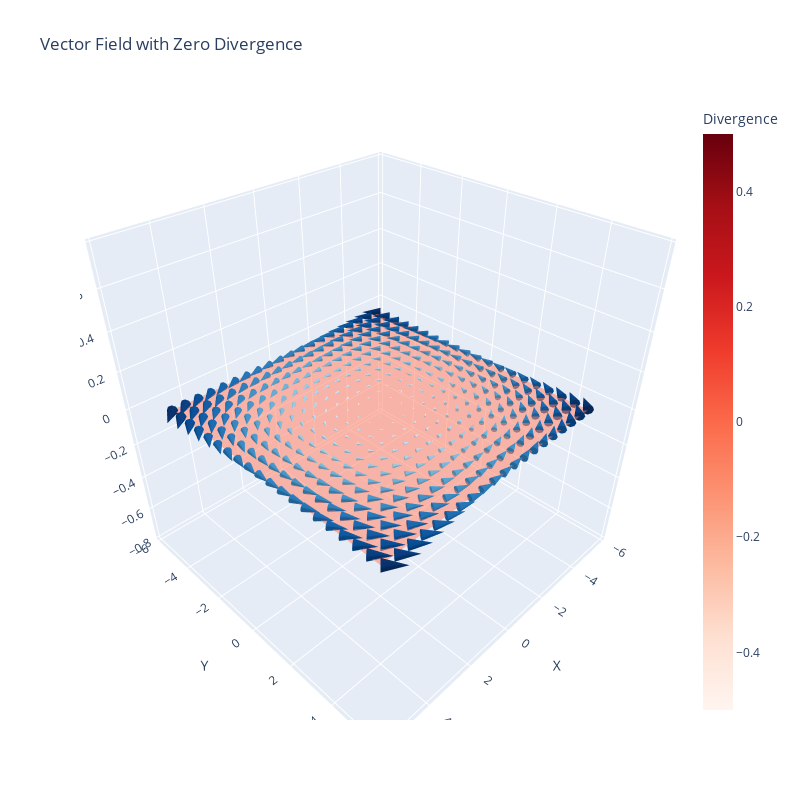

Notebook cell for this chart:
### Code cell
# Create quiver plot for the vector field
fig = go.Figure()

fig.add_trace(go.Cone(
    x=X.flatten(),
    y=Y.flatten(),
    z=np.zeros_like(X).flatten(),
    u=P.flatten(),
    v=Q.flatten(),
    w=np.zeros_like(X).flatten(),
    colorscale='Blues',
    sizemode='absolute',
    sizeref=10,
    showscale=False,
    anchor='tail',
    name='Vector Field'
))

# Create contour plot for divergence
# Since divergence is zero, we'll plot it as a flat surface at z=0
fig.add_trace(go.Surface(
    x=X,
    y=Y,
    z=div_F,
    colorscale='Reds',
    opacity=0.5,
    showscale=True,
    colorbar=dict(title='Divergence'),
    name='Divergence'
))

# Update layout
fig.update_layout(
    title='Vector Field with Zero Divergence',
    scene=dict(
        xaxis_title='X',
        yaxis_title='Y',
        zaxis_title='Z',
        camera=dict(
            eye=dict(x=1.2, y=1.2, z=1.2)
        )
    ),
    width=800,
    height=800
)

# Show plot
fig.show()

### Figure 1 — Plotly figure (JSON) as saved in the notebook; plotly's stock layout.template omitted (floating-point values rounded to 4 significant figures; data arrays with more than 128 entries replaced by an {"elided": "..."} marker saying what was removed)
{"data": [{"anchor": "tail", "colorscale": [[0, "rgb(247,251,255)"], [0.125, "rgb(222,235,247)"], [0.25, "rgb(198,219,239)"], [0.375, "rgb(158,202,225)"], [0.5, "rgb(107,174,214)"], [0.625, "rgb(66,146,198)"], [0.75, "rgb(33,113,181)"], [0.875, "rgb(8,81,156)"], [1, "rgb(8,48,107)"]], "name": "Vector Field", "showscale": false, "sizemode": "absolute", "sizeref": 10, "type": "cone", "u": {"elided": "400 float values"}, "v": {"elided": "400 float values"}, "w": {"elided": "400 int values"}, "x": {"elided": "400 float values"}, "y": {"elided": "400 float values"}, "z": {"elided": "400 int values"}}, {"colorbar": {"title": {"text": "Divergence"}}, "colorscale": [[0, "rgb(255,245,240)"], [0.125, "rgb(254,224,210)"], [0.25, "rgb(252,187,161)"], [0.375, "rgb(252,146,114)"], [0.5, "rgb(251,106,74)"], [0.625, "rgb(239,59,44)"], [0.75, "rgb(203,24,29)"], [0.875, "rgb(165,15,21)"], [1, "rgb(103,0,13)"]], "name": "Divergence", "opacity": 0.5, "showscale": true, "type": "surface", "x": {"elided": "20x20 float values"}, "y": {"elided": "20x20 float values"}, "z": {"elided": "20x20 int values"}}], "layout": {"height": 800, "scene": {"camera": {"eye": {"x": 1.2, "y": 1.2, "z": 1.2}}, "xaxis": {"title": {"text": "X"}}, "yaxis": {"title": {"text": "Y"}}, "zaxis": {"title": {"text": "Z"}}}, "title": {"text": "Vector Field with Zero Divergence"}, "width": 800}}
